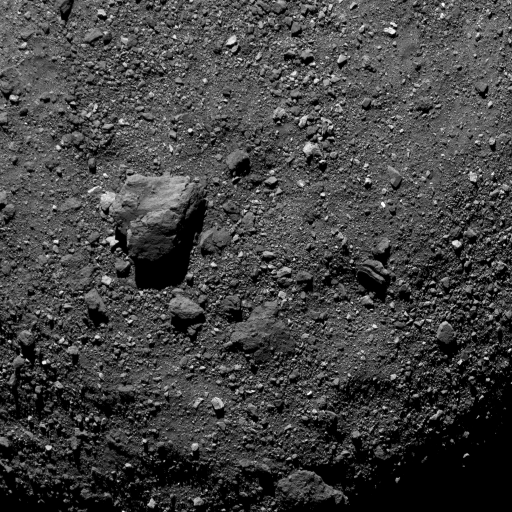
%> input picture test_images/BennuLargestBoulder.png, 1024 x 1024 px (shown at 1/2 size)
$ octave testAzimuthAngle.m   (GNU Octave 9; MATLAB toolbox functions it lacks are replaced by stand-ins)
%> lines starting %> are read from the running program, lines starting %| are printed output that depends on the picture; in (x1, y1, x2, y2) boxes, pixels count from 0 and x2, y2 are one past the last pixel; in counts of white or black regions, pixels touching at a corner belong together; the program's own positions count from 1
%> further down, im is the input picture: size 1024x1024x3 uint8; min 0, max 254, mean 66.3
### smooth.m
function smoothImage = smooth(image, sigma)
%> called with sigma = 2
%{
Senior Design
Team Shamrock
Melissa Rowland
12/6/20

smooth
inputs:
image - image to be smoothed
sigma - sigma value for smoothing
outputs: smoothImage - smoothedVersion of image
purpose: Smooth out noise in an image.

questions/future improvements:
-explore edge-preserving filtering options in Image Processing Toolbox
-experiment with various sigma values
%}

%Use 2D Gaussian smoothing kernel
smoothImage = imgaussfilt(image, sigma);
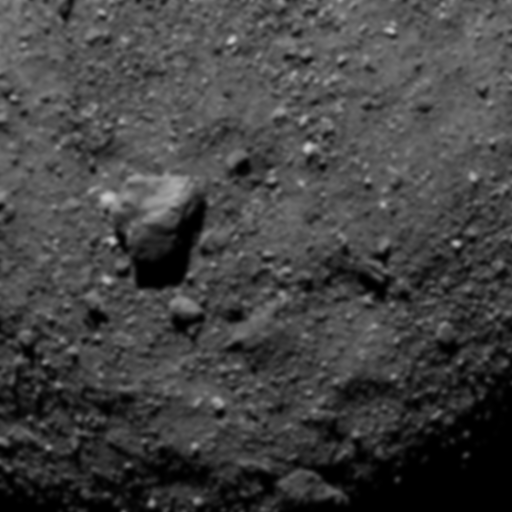
%> smoothImage: size 512x512 uint8; min 0, max 204, mean 66.4

end

### multiscaleWavelet.m
function imageEdges = multiscaleWavelet(image)
%{
Senior Design
Team Shamrock
Melissa Rowland
12/6/20

inputs:
image - image to be processed
outputs:
imageEdges - processed image with edges shown in white
purpose:
Make shadows in image clear.

Based off of code in "A Wavelet Approach to Edge Detection" by Jun Li at
Sam Houston State University. See attached PDF file.

questions/future improvements:
-understand what is happening under the hood better
-experiment with different scaleMax values
%}

scaleMax = 3; %maximum level of wavelet scale
[row, col] = size(image);
%> row = 512; col = 512

%mallat's wavelet and gaussian smoothing
h1 = [1 0 -1;...
      2 0 -2;...
      1 0 -1];
h2 = [1 2 1;...
      0 0 0;...
      -1 -2 -1];
v = [1 2 1;...
     2 4 2;...
     1 2 1];

image1 = filter2(h1, image);
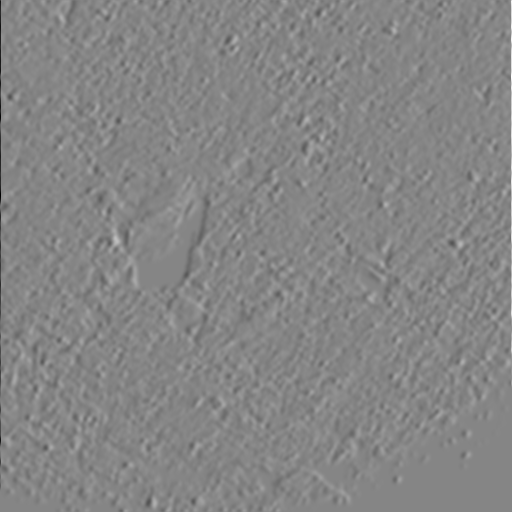
%> image1: size 512x512 double; min -569, max 517, mean 0.1; drawn with min black and max white
image2 = filter2(h2, image);
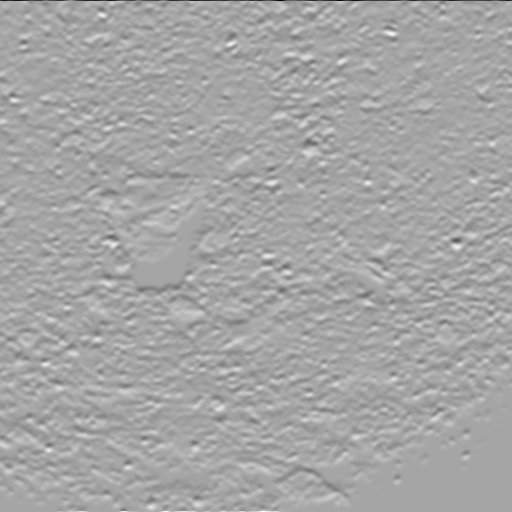
%> image2: size 512x512 double; min -581, max 315, mean 0.6; drawn with min black and max white

%apply transform at multiple scales
ns = h1;
for i = 1:scaleMax
    nsh = conv2(ns, v);
    p = max(max(ns)) / max(max(nsh));

    %increase scale of the wavelet
    image1h = filter2(v, image1) * p;
    image2h = filter2(v, image2) * p;

    %save value of nsh for recursion
    ns = nsh;

    %distinguish noise and real edges
    image1 = image1 .* (abs(image1)<=abs(image1h)) + image1h .* (abs(image1)<=abs(image1h));
    image2 = image2 .* (abs(image2)<=abs(image2h)) + image2h .* (abs(image2)<=abs(image2h));
end
%> this loop made 3 passes
%> pass 1, in multiscaleWavelet, `image2h = filter2(v, image2) * p;`:
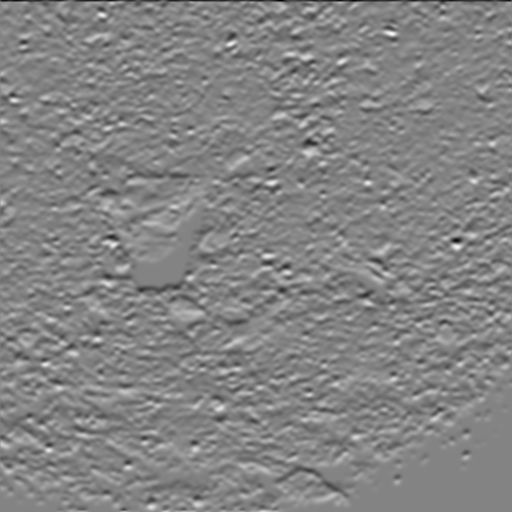
%> image2h: size 512x512 double; min -761, max 711, mean 2.1; drawn with min black and max white
%> after the loop:
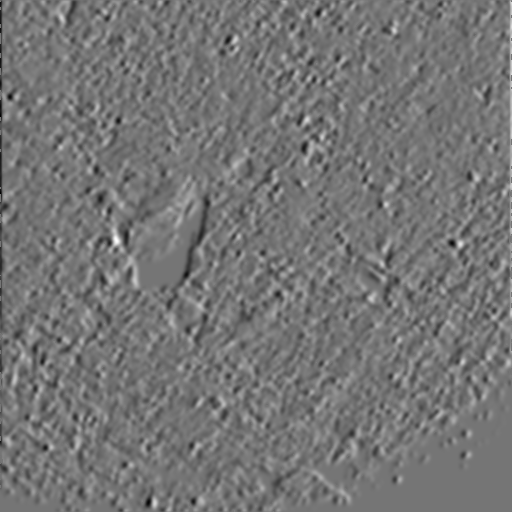
%> image1: size 512x512 double; min -5366.6, max 6287.6, mean 6; drawn with min black and max white

%compute edges
e = image1 .^ 2 + image2 .^ 2;
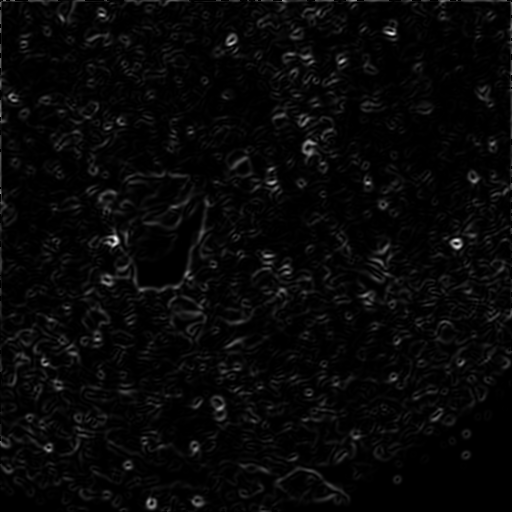
%> e: size 512x512 double; min 0, max 51828573.2, mean 1675863.9; drawn with min black and max white

%make edges white
imageEdges = zeros(row, col);
edgeIdx = find(e > 10^5);
%> edgeIdx = 223670 values from 1 to 262020
imageEdges(edgeIdx) = 256;
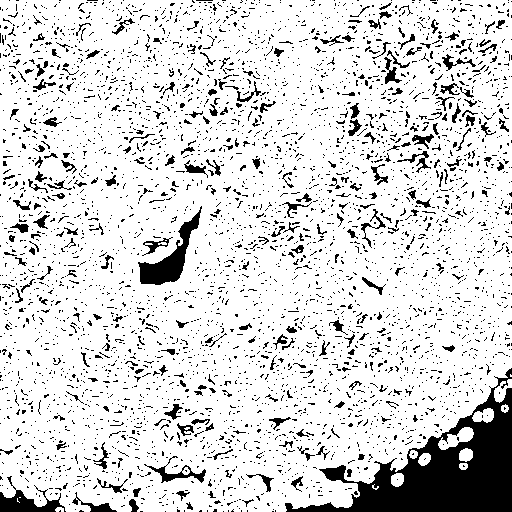
%> imageEdges: size 512x512 double; values 0 (black) and 256 (white), 85.3% white; 4132 black regions (3872 under 20 px), largest, box (x1, y1, x2, y2) and area: (285, 368, 512, 512) 11124, (138, 206, 202, 285) 1461, (0, 476, 66, 512) 842
end

### Shamrock-Senior-Design-Project-integration/ShadowBasedHazardDetection/testAzimuthAngle.m
%{
Senior Design
Team Shamrock
Melissa Rowland
Updated: 4/11/21

testAzimuthAngle
Test script for detecting rocks in an image using wavelet transform to get
clear shadows, and then computing rock location based on those shadows.
Working on expanding rock placement to be based on light coming in from any
angle.
%}

clear all
close all

%Parameters
smooth_sigma = 2;
shadow_size_threshold = 250;
sun_vertical_angle = 45;
sun_azimuth_angle = 135;
sun_dir = 'top';
height_threshold = 0;

%Image processing
im = imread('../test_images/BennuLargestBoulder.png');
im_small = imresize(im, 1/2);
im_gray = rgb2gray(im_small);
im_smooth = smooth(im_gray, smooth_sigma);
im_mw = multiscaleWavelet(im_smooth);
%> (the run ends here)

$ run again, with test_images/1sphere_sun_10.png copied over test_images/BennuLargestBoulder.png
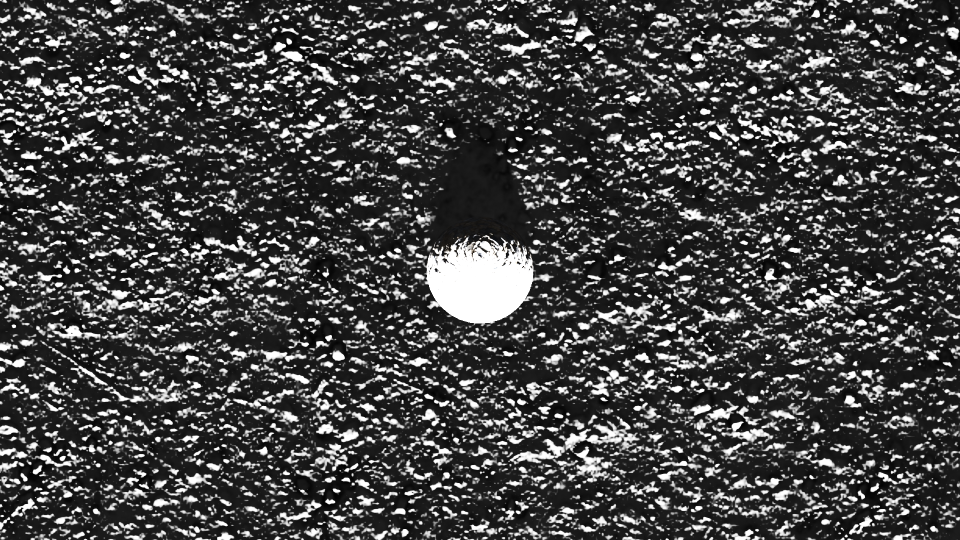
%> input picture test_images/1sphere_sun_10.png, 1920 x 1080 px (shown at 1/2 size)
%> im is the input picture: size 1080x1920x3 uint8; mean R, G, B 70.4, 70.4, 70.4
%> in multiscaleWavelet, `e = image1 .^ 2 + image2 .^ 2;`:
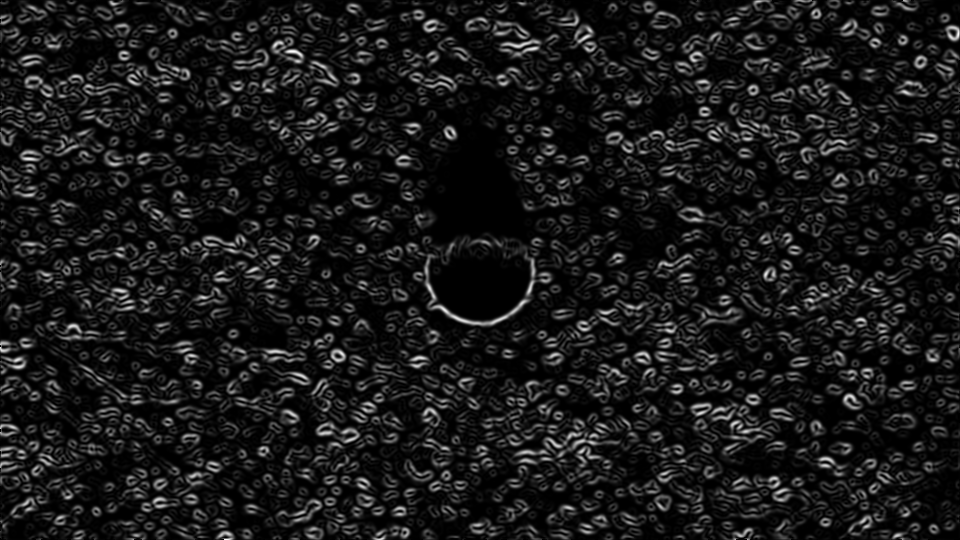
%> e: size 540x960 double; min 0, max 92653664.3, mean 9295154.8; drawn with min black and max white
%> edgeIdx = 481507 values from 1 to 518398
%> in multiscaleWavelet, `imageEdges(edgeIdx) = 256;`:
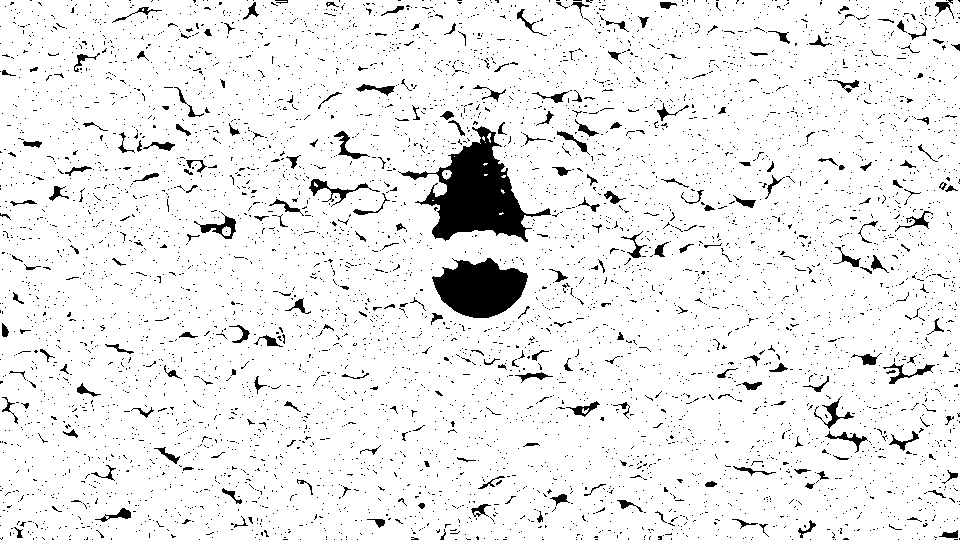
%> imageEdges: size 540x960 double; values 0 (black) and 256 (white), 92.9% white; 5464 black regions (5233 under 20 px), largest, box (x1, y1, x2, y2) and area: (398, 126, 551, 242) 6595, (432, 258, 528, 318) 3908, (309, 179, 380, 207) 382
